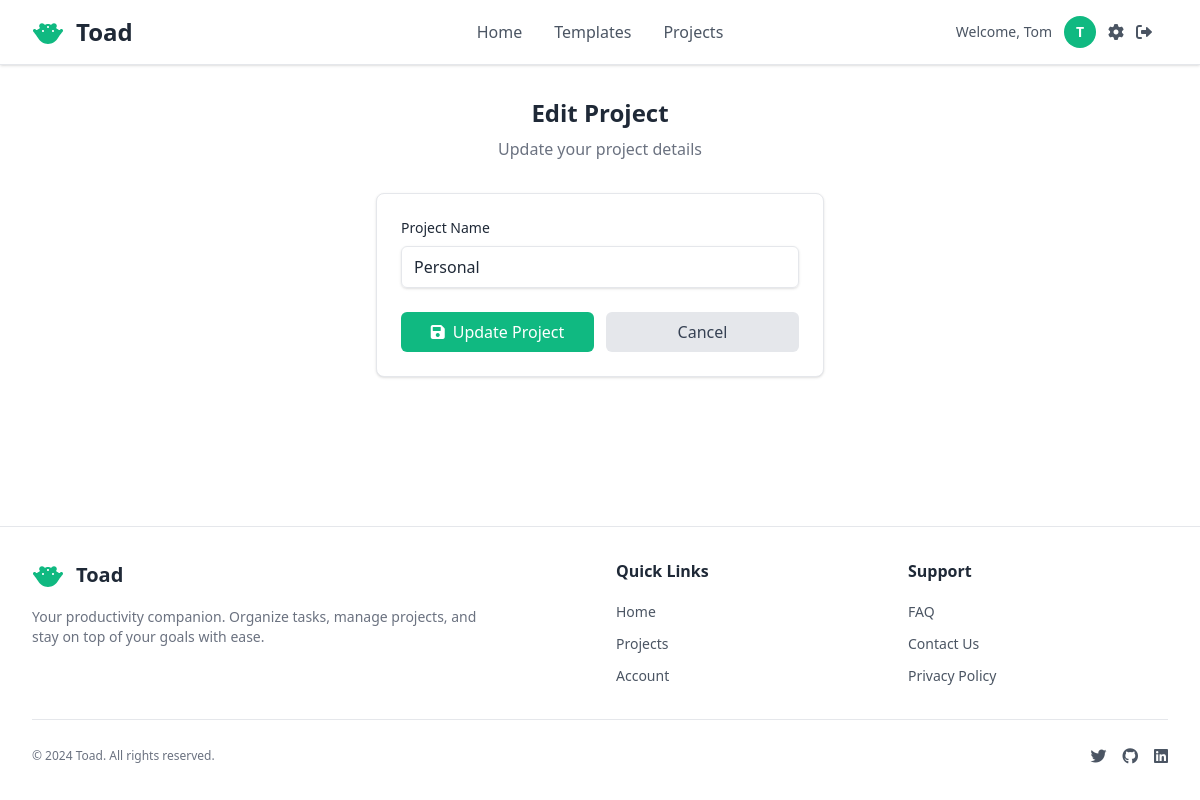
Screenshot of /projects/3/edit/ (signed in) with the database file from the repository.
### accounts/models.py (models this page shows, shortened)
class User(AbstractUser):
    username = None  # Remove username field
    email = models.EmailField(unique=True, help_text='Required. Enter a valid email address.')
    first_name = models.CharField(max_length=30, help_text='Required. Enter your first name.')
    last_name = models.CharField(max_length=30, blank=True, help_text='Optional. Enter your last name.')
    USERNAME_FIELD = 'email'
    REQUIRED_FIELDS = ['first_name']  # Fields required when creating superuser (email is already included)
    objects = CustomUserManager()
    def get_short_name(self):
        return self.first_name

### pages/models.py (models this page shows, shortened)
class Project(models.Model):
    user = models.ForeignKey(User, on_delete=models.CASCADE, related_name='toad_projects')
    name = models.CharField(max_length=100)
    created_at = models.DateTimeField(auto_now_add=True)
    updated_at = models.DateTimeField(auto_now=True)
    class Meta:
        ordering = ['-created_at']
        indexes = [
            models.Index(fields=['user', '-created_at']),  # For user's project list
            models.Index(fields=['user', 'id']),  # For project access checks
        ]

### pages/specific_views/project_views.py (the view)
# urls.py: path('projects/<int:pk>/edit/', views.project_edit_view, name='project_edit'),
def project_edit_view(request, pk):
    project = get_object_or_404(Project, pk=pk, user=request.user)
    if request.method == 'POST':
        form = ProjectForm(request.POST, instance=project)
        if form.is_valid():
            form.save()
            messages.success(request, f'Project "{project.name}" updated successfully!')
            return redirect('pages:project_grid', pk=project.pk)
    else:
        form = ProjectForm(instance=project)
    return render(request, 'pages/grid/actions_new_page/project_form.html', {
        'form': form,
        'project': project,
        'title': 'Edit Project'
    })

### pages/forms.py
class ProjectForm(forms.ModelForm):
    class Meta:
        model = Project
        fields = ['name']
        widgets = {
            'name': forms.TextInput(attrs={
                'class': 'w-full px-3 py-2 border border-[var(--border-color)] rounded-md shadow-sm placeholder-[var(--text-secondary)] focus:outline-none focus:ring-2 focus:ring-[var(--primary-action-bg)] focus:border-[var(--primary-action-bg)] text-[var(--text-primary)]',
                'placeholder': 'Enter project name...',
                'required': True,
            }),
        }

### pages/templates/pages/grid/actions_new_page/project_form.html (shortened to what this page needs)
{% extends "pages/layout.html" %}
{% block content %}
<div class="max-w-md mx-auto">
    <div class="text-center mb-8">
        <h1 class="text-2xl font-bold text-[var(--title-text)] mb-2">{{ title }}</h1>
        <p class="text-[var(--subtitle-text)]">
            {% if project %}
                Update your project details
            {% else %}
                Create a new project to organize your tasks
            {% endif %}
        </p>
    </div>
    <div class="bg-[var(--container-bg)] border border-[var(--border-color)] rounded-lg shadow-sm p-6">
        <form method="post">
            <div class="mb-6">
                <label for="{{ form.name.id_for_label }}" class="block text-sm font-medium text-[var(--text-primary)] mb-2">
                    Project Name
                </label>
                {{ form.name }}
            </div>
            <div class="flex space-x-3">
                <button type="submit"
                        class="flex-1 bg-[var(--primary-action-bg)] hover:bg-[var(--primary-action-hover-bg)] text-[var(--primary-action-text)] py-2 px-4 rounded-md font-medium transition-colors">
                    {% if project %}
                        <i class="fas fa-save mr-2"></i>Update Project
                    {% else %}
                        <i class="fas fa-plus mr-2"></i>Create Project
                    {% endif %}
                </button>
                <a href="{% if project %}{% url 'pages:project_grid' pk=project.pk %}{% else %}{% url 'pages:project_list' %}{% endif %}"
                   class="flex-1 bg-gray-200 hover:bg-gray-300 text-gray-700 py-2 px-4 rounded-md font-medium transition-colors text-center">
                    Cancel
                </a>
            </div>
        </form>
    </div>
</div>
{% endblock %}

### pages/templates/pages/layout.html (shortened to what this page needs)
<!DOCTYPE html>
{% load static %}
<html lang="en">
<head>
    <link rel="preload" href="https://cdnjs.cloudflare.com/ajax/libs/font-awesome/6.0.0/css/all.min.css" as="style" onload="this.onload=null;this.rel='stylesheet'">
    <link rel="stylesheet" href="{% static 'css/master.css' %}">
</head>
<body class="bg-[var(--main-bg)] min-h-screen flex flex-col">
    <nav class="bg-[var(--container-bg)] shadow-sm border-b border-[var(--border-color)]">
        <div class="w-full px-4 sm:px-6 lg:px-8">
            <div class="relative flex items-center h-16">
                <div class="flex items-center space-x-3">
                    <h1 class="text-2xl font-bold text-[var(--title-text)]">Toad</h1>
                </div>
                <div class="hidden md:flex absolute left-1/2 transform -translate-x-1/2 items-center space-x-8">
                    <a href="{% url 'pages:home' %}" class="text-[var(--text-secondary)] hover:text-[var(--title-text)] transition-colors duration-200 font-medium whitespace-nowrap">
                        Home
                    </a>
                    <a href="{% url 'pages:templates_overview' %}" class="text-[var(--text-secondary)] hover:text-[var(--title-text)] transition-colors duration-200 font-medium whitespace-nowrap">
                        Templates
                    </a>
                    {% if user.is_authenticated %}
                    <a href="{% url 'pages:project_list' %}" class="text-[var(--text-secondary)] hover:text-[var(--title-text)] transition-colors duration-200 font-medium whitespace-nowrap">
                        Projects
                    </a>
                    {% endif %}
                </div>
                <div class="ml-auto flex items-center space-x-4">
                    {% if user.is_authenticated %}
                        <div class="hidden lg:flex items-center space-x-3">
                            <span class="text-[var(--text-secondary)] text-sm whitespace-nowrap">Welcome, {{ user.get_short_name }}</span>
                            <div class="w-8 h-8 bg-[var(--primary-action-bg)] rounded-full flex items-center justify-center">
                                <span class="text-[var(--primary-action-text)] text-sm font-semibold">
                                    {{ user.first_name|first|upper }}
                                </span>
                            </div>
                            <a href="{% url 'accounts:account_settings' %}" class="text-[var(--text-secondary)] hover:text-[var(--title-text)] transition-colors duration-200">
                                <i class="fas fa-cog"></i>
                            </a>
                            <a href="{% url 'accounts:logout' %}" class="text-[var(--text-secondary)] hover:text-[var(--title-text)] transition-colors duration-200">
                                <i class="fas fa-sign-out-alt"></i>
                            </a>
                        </div>
                    {% else %}
                        <a href="{% url 'accounts:login' %}" class="bg-[var(--primary-action-bg)] hover:bg-[var(--primary-action-hover-bg)] text-[var(--primary-action-text)] px-4 py-2 rounded-md text-sm font-medium transition-colors duration-200 whitespace-nowrap">
                            Sign In
                        </a>
                    {% endif %}
                </div>
            </div>
        </div>
    </nav>
    <main class="flex-1">
        <div id="app" class="min-h-full p-4 sm:p-6 md:p-8">
            <div class="max-w-full mx-auto">
                {% block content %}
                {% endblock %}
            </div>
        </div>
    </main>
    <footer class="bg-[var(--container-bg)] border-t border-[var(--border-color)] mt-auto">
        <div class="max-w-7xl mx-auto px-4 sm:px-6 lg:px-8 py-8">
            <div class="grid grid-cols-1 md:grid-cols-4 gap-8">
                <div class="col-span-1 md:col-span-2">
                    <div class="flex items-center space-x-3 mb-4">
                        <h2 class="text-xl font-bold text-[var(--title-text)]">Toad</h2>
                    </div>
                    <p class="text-[var(--subtitle-text)] text-sm max-w-md">
                        Your productivity companion. Organize tasks, manage projects, and stay on top of your goals with ease.
                    </p>
                </div>
                <div>
                    <h3 class="text-[var(--title-text)] font-semibold mb-4">Quick Links</h3>
                    <ul class="space-y-2">
                        <li><a href="{% url 'pages:home' %}" class="text-[var(--text-secondary)] hover:text-[var(--primary-action-bg)] transition-colors duration-200 text-sm">Home</a></li>
                        {% if user.is_authenticated %}
                        <li><a href="{% url 'pages:project_list' %}" class="text-[var(--text-secondary)] hover:text-[var(--primary-action-bg)] transition-colors duration-200 text-sm">Projects</a></li>
                        {% endif %}
                        <li><a href="{% url 'accounts:login' %}" class="text-[var(--text-secondary)] hover:text-[var(--primary-action-bg)] transition-colors duration-200 text-sm">{% if user.is_authenticated %}Account{% else %}Sign In{% endif %}</a></li>
                    </ul>
                </div>
                <div>
                    <h3 class="text-[var(--title-text)] font-semibold mb-4">Support</h3>
                    <ul class="space-y-2">
                        <li><a href="#" class="text-[var(--text-secondary)] hover:text-[var(--primary-action-bg)] transition-colors duration-200 text-sm">FAQ</a></li>
                        <li><a href="#" class="text-[var(--text-secondary)] hover:text-[var(--primary-action-bg)] transition-colors duration-200 text-sm">Contact Us</a></li>
                        <li><a href="#" class="text-[var(--text-secondary)] hover:text-[var(--primary-action-bg)] transition-colors duration-200 text-sm">Privacy Policy</a></li>
                    </ul>
                </div>
            </div>
            <div class="border-t border-[var(--border-color)] mt-8 pt-6 flex flex-col sm:flex-row justify-between items-center">
                <p class="text-[var(--subtitle-text)] text-xs">
                    &copy; 2024 Toad. All rights reserved.
                </p>
                <div class="flex items-center space-x-4 mt-4 sm:mt-0">
                    <a href="#" class="text-[var(--text-secondary)] hover:text-[var(--primary-action-bg)] transition-colors duration-200">
                        <i class="fab fa-twitter"></i>
                    </a>
                    <a href="#" class="text-[var(--text-secondary)] hover:text-[var(--primary-action-bg)] transition-colors duration-200">
                        <i class="fab fa-github"></i>
                    </a>
                    <a href="#" class="text-[var(--text-secondary)] hover:text-[var(--primary-action-bg)] transition-colors duration-200">
                        <i class="fab fa-linkedin"></i>
                    </a>
                </div>
            </div>
        </div>
    </footer>
</body>
</html>

### rows the page displays
User: get_short_name "Tom", first_name|first "T"
Project: name "Personal"

### other values shown
{{ title }} "Edit Project"
